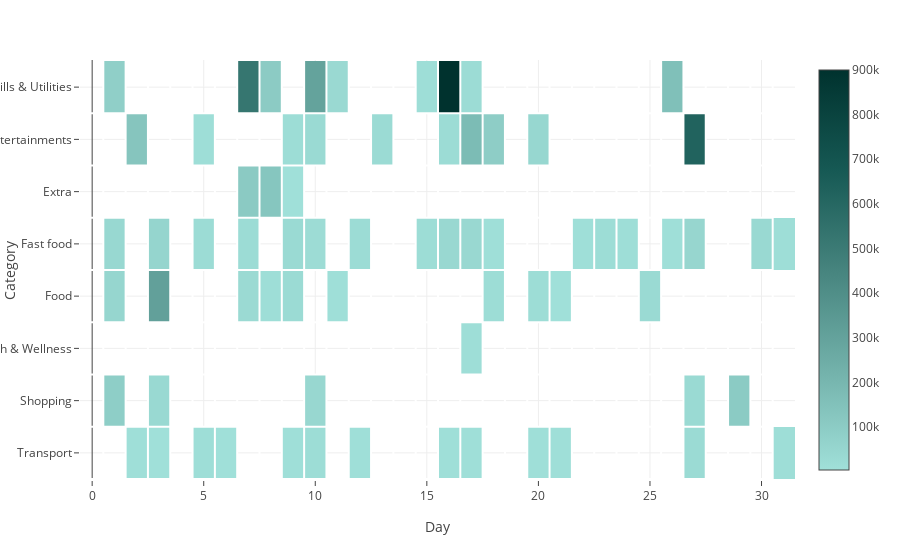

The code cell stored with this chart in its notebook:
### Code cell
cell_size = 35
row_title_width = 200
width = cell_size*len(pivoted_data.columns)
height = cell_size*len(pivoted_data.index)

fig = px.imshow(pivoted_data, color_continuous_scale=heatmap_colors)

for i in range(len(pivoted_data.columns)):
    fig.add_shape(type="line", x0=0.5 + i, y0=-0.5, x1=0.5 + i, y1=len(pivoted_data.index) - 0.5, line=dict(color="white", width=2))

for i in range(len(pivoted_data.index)):
    fig.add_shape(type="line", x0=-0.5, y0=0.5 + i, x1=len(pivoted_data.columns) - 0.5, y1=0.5 + i, line=dict(color="white", width=2))

fig.show()

### Figure 1 — Plotly figure (JSON) as saved in the notebook; plotly's stock layout.template omitted (floating-point values rounded to 4 significant figures; data arrays with more than 128 entries replaced by an {"elided": "..."} marker saying what was removed)
{"data": [{"coloraxis": "coloraxis", "hovertemplate": "Day: %{x}<br>Category: %{y}<br>color: %{z}<extra></extra>", "name": "0", "type": "heatmap", "x": [1, 2, 3, 4, 5, 6, 7, 8, 9, 10, 11, 12, 13, 14, 15, 16, 17, 18, 19, 20, 21, 22, 23, 24, 25, 26, 27, 28, 29, 30, 31], "xaxis": "x", "y": ["Bills & Utilities", "Entertainments", "Extra", "Fast food", "Food", "Health & Wellness", "Shopping", "Transport"], "yaxis": "y", "z": {"elided": "8x31 float values"}}], "layout": {"coloraxis": {"colorscale": [[0, "#a0e0d9"], [0.25, "#72b1aa"], [0.5, "#46847e"], [0.75, "#165954"], [1, "#00322e"]]}, "margin": {"t": 60}, "shapes": [{"line": {"color": "white", "width": 2}, "type": "line", "x0": 0.5, "x1": 0.5, "y0": -0.5, "y1": 7.5}, {"line": {"color": "white", "width": 2}, "type": "line", "x0": 1.5, "x1": 1.5, "y0": -0.5, "y1": 7.5}, {"line": {"color": "white", "width": 2}, "type": "line", "x0": 2.5, "x1": 2.5, "y0": -0.5, "y1": 7.5}, {"line": {"color": "white", "width": 2}, "type": "line", "x0": 3.5, "x1": 3.5, "y0": -0.5, "y1": 7.5}, {"line": {"color": "white", "width": 2}, "type": "line", "x0": 4.5, "x1": 4.5, "y0": -0.5, "y1": 7.5}, {"line": {"color": "white", "width": 2}, "type": "line", "x0": 5.5, "x1": 5.5, "y0": -0.5, "y1": 7.5}, {"line": {"color": "white", "width": 2}, "type": "line", "x0": 6.5, "x1": 6.5, "y0": -0.5, "y1": 7.5}, {"line": {"color": "white", "width": 2}, "type": "line", "x0": 7.5, "x1": 7.5, "y0": -0.5, "y1": 7.5}, {"line": {"color": "white", "width": 2}, "type": "line", "x0": 8.5, "x1": 8.5, "y0": -0.5, "y1": 7.5}, {"line": {"color": "white", "width": 2}, "type": "line", "x0": 9.5, "x1": 9.5, "y0": -0.5, "y1": 7.5}, {"line": {"color": "white", "width": 2}, "type": "line", "x0": 10.5, "x1": 10.5, "y0": -0.5, "y1": 7.5}, {"line": {"color": "white", "width": 2}, "type": "line", "x0": 11.5, "x1": 11.5, "y0": -0.5, "y1": 7.5}, {"line": {"color": "white", "width": 2}, "type": "line", "x0": 12.5, "x1": 12.5, "y0": -0.5, "y1": 7.5}, {"line": {"color": "white", "width": 2}, "type": "line", "x0": 13.5, "x1": 13.5, "y0": -0.5, "y1": 7.5}, {"line": {"color": "white", "width": 2}, "type": "line", "x0": 14.5, "x1": 14.5, "y0": -0.5, "y1": 7.5}, {"line": {"color": "white", "width": 2}, "type": "line", "x0": 15.5, "x1": 15.5, "y0": -0.5, "y1": 7.5}, {"line": {"color": "white", "width": 2}, "type": "line", "x0": 16.5, "x1": 16.5, "y0": -0.5, "y1": 7.5}, {"line": {"color": "white", "width": 2}, "type": "line", "x0": 17.5, "x1": 17.5, "y0": -0.5, "y1": 7.5}, {"line": {"color": "white", "width": 2}, "type": "line", "x0": 18.5, "x1": 18.5, "y0": -0.5, "y1": 7.5}, {"line": {"color": "white", "width": 2}, "type": "line", "x0": 19.5, "x1": 19.5, "y0": -0.5, "y1": 7.5}, {"line": {"color": "white", "width": 2}, "type": "line", "x0": 20.5, "x1": 20.5, "y0": -0.5, "y1": 7.5}, {"line": {"color": "white", "width": 2}, "type": "line", "x0": 21.5, "x1": 21.5, "y0": -0.5, "y1": 7.5}, {"line": {"color": "white", "width": 2}, "type": "line", "x0": 22.5, "x1": 22.5, "y0": -0.5, "y1": 7.5}, {"line": {"color": "white", "width": 2}, "type": "line", "x0": 23.5, "x1": 23.5, "y0": -0.5, "y1": 7.5}, {"line": {"color": "white", "width": 2}, "type": "line", "x0": 24.5, "x1": 24.5, "y0": -0.5, "y1": 7.5}, {"line": {"color": "white", "width": 2}, "type": "line", "x0": 25.5, "x1": 25.5, "y0": -0.5, "y1": 7.5}, {"line": {"color": "white", "width": 2}, "type": "line", "x0": 26.5, "x1": 26.5, "y0": -0.5, "y1": 7.5}, {"line": {"color": "white", "width": 2}, "type": "line", "x0": 27.5, "x1": 27.5, "y0": -0.5, "y1": 7.5}, {"line": {"color": "white", "width": 2}, "type": "line", "x0": 28.5, "x1": 28.5, "y0": -0.5, "y1": 7.5}, {"line": {"color": "white", "width": 2}, "type": "line", "x0": 29.5, "x1": 29.5, "y0": -0.5, "y1": 7.5}, {"line": {"color": "white", "width": 2}, "type": "line", "x0": 30.5, "x1": 30.5, "y0": -0.5, "y1": 7.5}, {"line": {"color": "white", "width": 2}, "type": "line", "x0": -0.5, "x1": 30.5, "y0": 0.5, "y1": 0.5}, {"line": {"color": "white", "width": 2}, "type": "line", "x0": -0.5, "x1": 30.5, "y0": 1.5, "y1": 1.5}, {"line": {"color": "white", "width": 2}, "type": "line", "x0": -0.5, "x1": 30.5, "y0": 2.5, "y1": 2.5}, {"line": {"color": "white", "width": 2}, "type": "line", "x0": -0.5, "x1": 30.5, "y0": 3.5, "y1": 3.5}, {"line": {"color": "white", "width": 2}, "type": "line", "x0": -0.5, "x1": 30.5, "y0": 4.5, "y1": 4.5}, {"line": {"color": "white", "width": 2}, "type": "line", "x0": -0.5, "x1": 30.5, "y0": 5.5, "y1": 5.5}, {"line": {"color": "white", "width": 2}, "type": "line", "x0": -0.5, "x1": 30.5, "y0": 6.5, "y1": 6.5}, {"line": {"color": "white", "width": 2}, "type": "line", "x0": -0.5, "x1": 30.5, "y0": 7.5, "y1": 7.5}], "xaxis": {"anchor": "y", "constrain": "domain", "domain": [0, 1], "scaleanchor": "y", "title": {"text": "Day"}}, "yaxis": {"anchor": "x", "autorange": "reversed", "constrain": "domain", "domain": [0, 1], "title": {"text": "Category"}}}}
